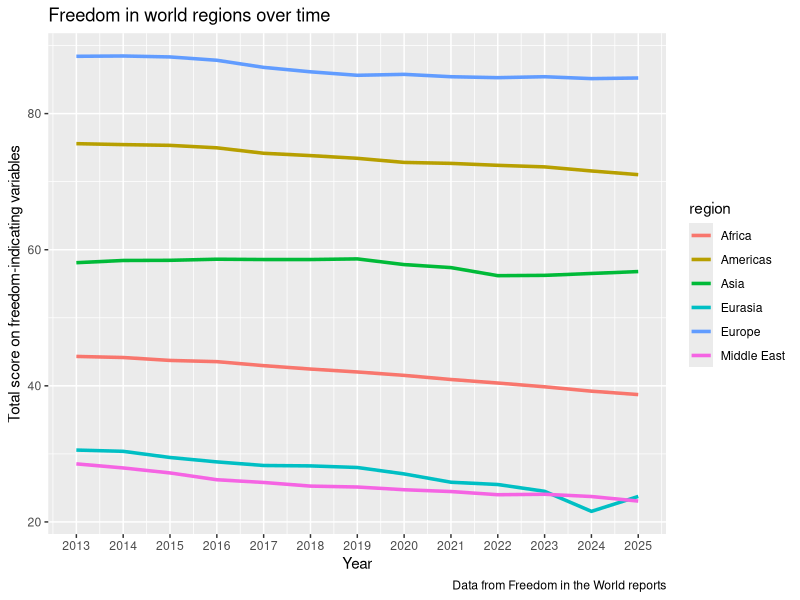

Here is the R script that generated this plot:
## ---- chunk 1
library(tidyverse)
FIWdata <-read_csv("data/FIWdatacsv.csv")
head(FIWdata)
## ---- chunk 2
FIWdata <- FIWdata |>
  rename(
    country_territory = `Freedom in the World 2013-2025 Raw Data`,
    region = `...2`,
    ct = `...3`,
    edition = `...4`,
    status = `...5`,
    pr_rating = `...6`,
    cl_rating = `...7`,
    a1 = `...8`, a2 = `...9`, a3 = `...10`, a = `...11`,
    b1 = `...12`, b2 = `...13`, b3 = `...14`, b4 = `...15`, b = `...16`,
    c1 = `...17`, c2 = `...18`, c3 = `...19`, c = `...20`,
    add_q = `...21`, add_a = `...22`, pr = `...23`,
    d1 = `...24`, d2 = `...25`, d3 = `...26`, d4 = `...27`, d = `...28`,
    e1 = `...29`, e2 = `...30`, e3 = `...31`, e = `...32`,
    f1 = `...33`, f2 = `...34`, f3 = `...35`, f4 = `...36`, f = `...37`,
    g1 = `...38`, g2 = `...39`, g3 = `...40`, g4 = `...41`, g = `...42`,
    cl = `...43`, total = `...44`
    )
## ---- chunk 3
FIWdata <- FIWdata[-1, ]
## ---- chunk 4
FIWdata |>
  mutate(edition = as.numeric(edition), 
         total = as.numeric(total)) |>
  group_by(edition, region) |>
  summarize(mean_total = mean(total, na.rm = TRUE)) |>
  ggplot(aes(x = edition, y = mean_total, color = region)) +
  geom_line(linewidth = 1.2) +
  scale_x_continuous(breaks = seq(2013,2025, by = 1)) +
  labs(
    title = "Freedom in world regions over time",
    x = "Year",
    y = "Total score on freedom-indicating variables",
    caption = "Data from Freedom in the World reports"
  )
